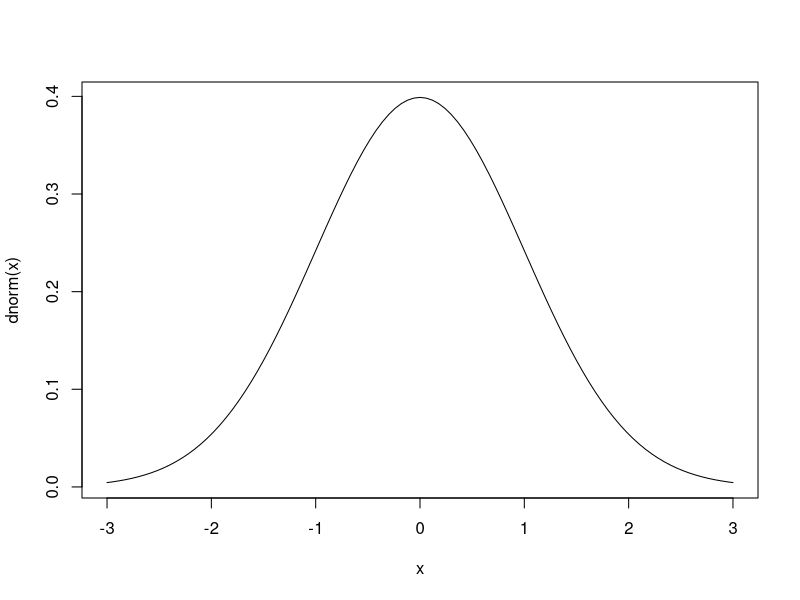
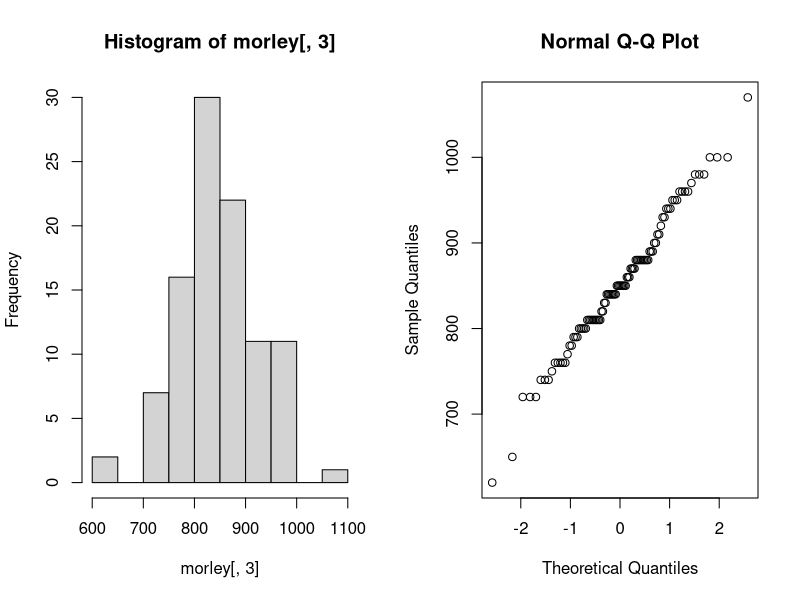

Reproduce these figures in R, in order.
curve(dnorm(x),-3,3)
length(morley[,3])
mean(morley[,3])
sd(morley[,3])
par(mfrow=c(1,2))
hist(morley[,3])
qqnorm(morley[,3])
